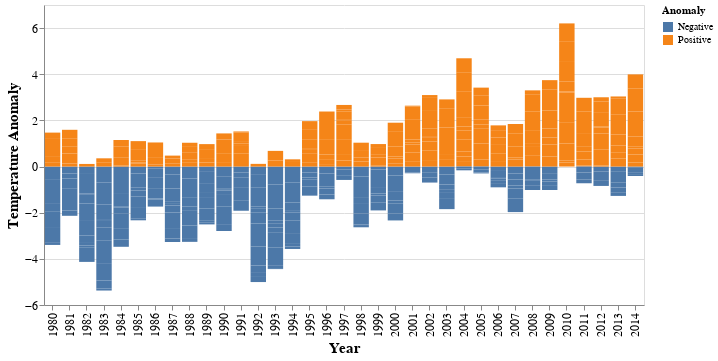

The notebook cell saved with this chart:
### Code cell
from altair_saver import save
#df.reset_index(inplace=True)

bar1 = alt.Chart(df1).mark_bar().encode(
    x="time:O",
    y="tas:Q",
    color='Anomaly:N').properties(width=600).encode(x=alt.X('time:O', axis=alt.Axis(title='Year',titleFontSize=15, labelFontSize=12)),
                              y=alt.Y('pr:Q', axis=alt.Axis(title='Temperature Anomaly ', titleFontSize=15, labelFontSize=12)))

bar2 = alt.Chart(df1).mark_bar().encode(
    x="time:O",
    y="tas:Q",
    color='Anomaly:N')

bar1 + bar2
#(bar+bar2).properties(width=100, height=400)

### Figure 1 — Vega-Lite specification as saved in the notebook (floating-point values rounded to 4 significant figures; data arrays with more than 128 entries replaced by an {"elided": "..."} marker saying what was removed)
{"config": {"view": {"continuousWidth": 400, "continuousHeight": 300}}, "layer": [{"mark": "bar", "encoding": {"color": {"field": "Anomaly", "type": "nominal"}, "x": {"axis": {"labelFontSize": 12, "title": "Year", "titleFontSize": 15}, "field": "time", "type": "ordinal"}, "y": {"axis": {"labelFontSize": 12, "title": "Temperature Anomaly ", "titleFontSize": 15}, "field": "pr", "type": "quantitative"}}, "width": 600}, {"mark": "bar", "encoding": {"color": {"field": "Anomaly", "type": "nominal"}, "x": {"field": "time", "type": "ordinal"}, "y": {"field": "tas", "type": "quantitative"}}}], "data": {"name": "data-a982ab830df9a091cb339c514361cde4"}, "$schema": "https://vega.github.io/schema/vega-lite/v4.17.0.json", "datasets": {"data-a982ab830df9a091cb339c514361cde4": {"elided": "432 records"}}}
